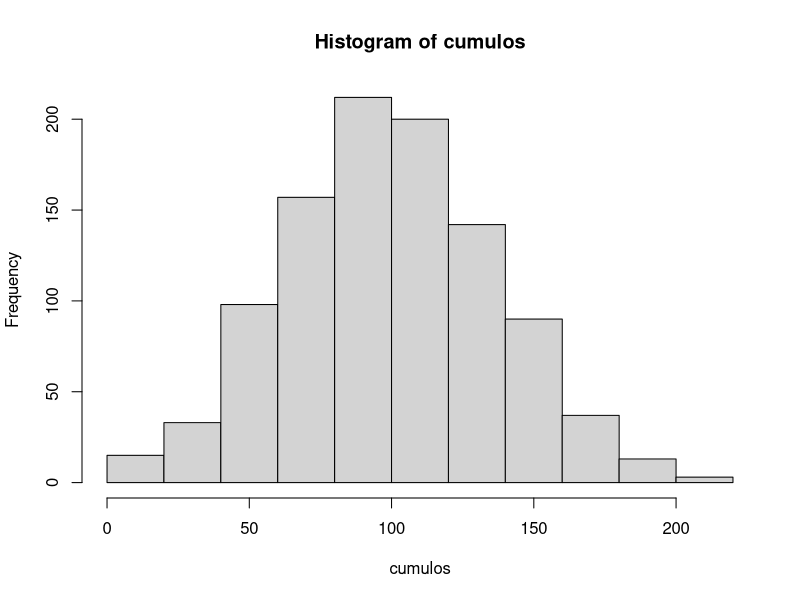
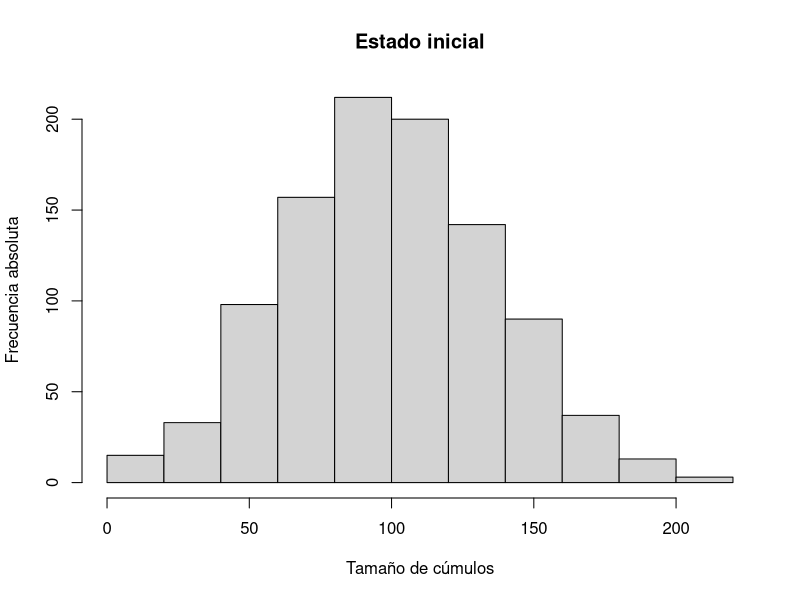

The R source for these figures, in order:
k <- 1000
n <- 100000
eps <- 0.0000001
cumulos <- rnorm(k)
cumulos <- cumulos - min(cumulos) # ahora el menor vale cero
cumulos <- cumulos + eps # ahora el menor vale epsilon (chico)
cumulos <- cumulos / sum(cumulos) # ahora suman a uno
cumulos <- n * cumulos # ahora suman a n, pero son valores decimales
cumulos <- ceiling(cumulos) # ahora son enteros
diferencia <- n - sum(cumulos) # por cuanto le hemos fallado
if (diferencia > 0) { # faltan particulas
    for (i in 1:diferencia) {
        p <- sample(1:k, 1) # elegimos uno al azar
        cumulos[p] <- cumulos[p] + 1 # agregamos particula
    }
} else if (diferencia < 0) { # sobran particulas
    while (diferencia < 0) {
        p <- sample(1:k, 1) # elegimos uno al azar
        if (cumulos[p] > 1) { # sin vaciar
            cumulos[p] <- cumulos[p] - 1 # restamos particula
            diferencia <- diferencia + 1
        }
    }
}
png("p8_init.png")
plot(hist(cumulos), main="Estado inicial",
     xlab="Tama\u{00f1}o de c\u{00fa}mulos", ylab="Frecuencia absoluta")
graphics.off()
